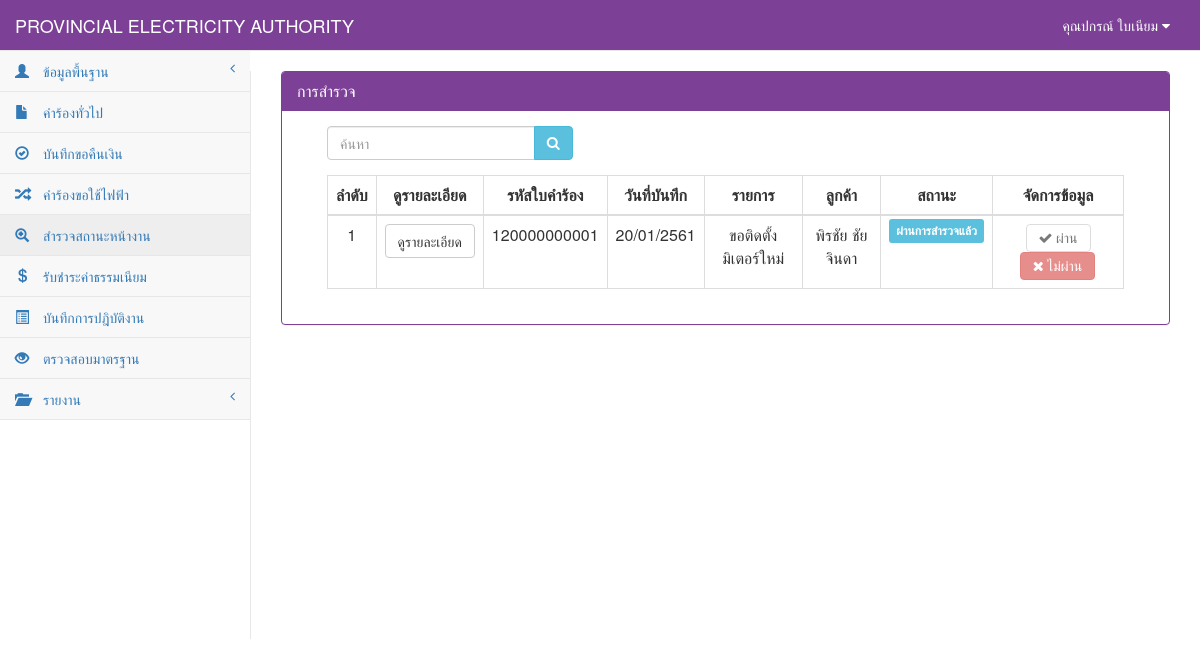
Page /StatusElectricity.php (signed in) on the earlier database version.
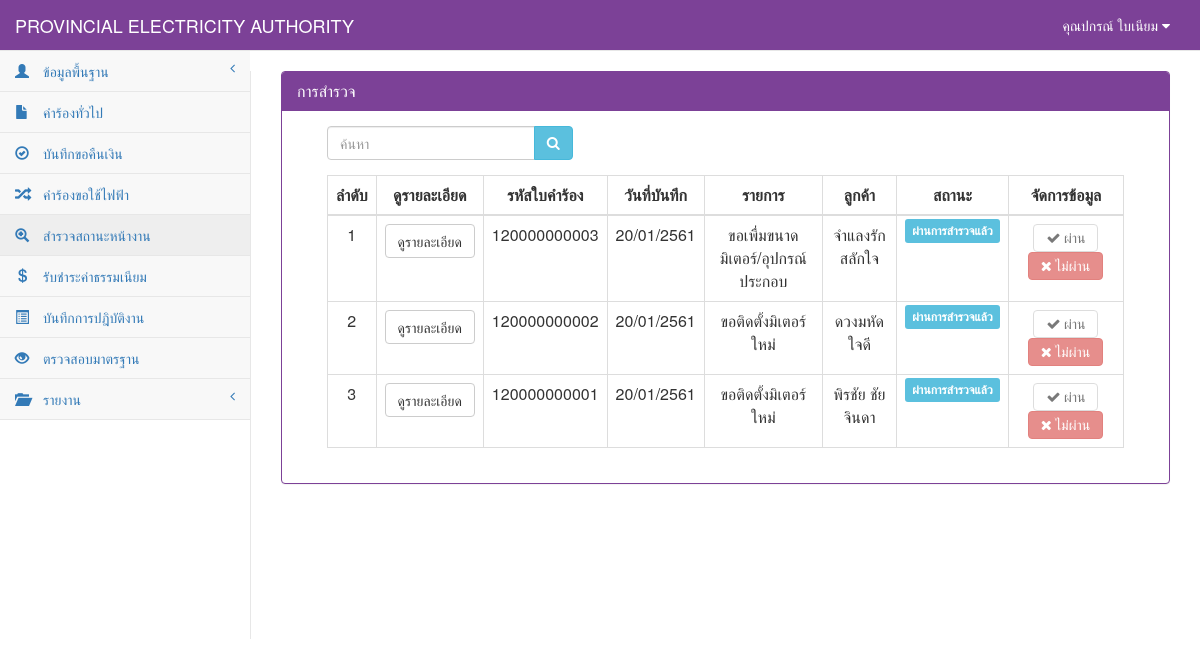
Same page on the later database version.
### tables this page shows
CREATE TABLE `tb_electricity` (
  `re_id` char(12) NOT NULL,
  `re_date` date NOT NULL,
  `re_branch` varchar(50) NOT NULL,
  `user_id` char(13) NOT NULL,
  `cus_id` char(13) NOT NULL,
  `re_place_type` int(1) NOT NULL,
  `re_place_other` varchar(50) NOT NULL,
  `re_place_name` varchar(50) NOT NULL,
  `re_place_homeid` varchar(20) NOT NULL,
  `re_place_number` varchar(20) NOT NULL,
  `re_place_village` varchar(20) NOT NULL,
  `re_place_room` varchar(10) NOT NULL,
  `re_place_floor` varchar(5) NOT NULL,
  `re_place_alley` varchar(50) NOT NULL,
  `re_place_alleyway` varchar(50) NOT NULL,
  `re_place_road` varchar(50) NOT NULL,
  `re_place_villno` varchar(2) NOT NULL,
  `re_place_district` varchar(30) NOT NULL,
  `re_place_canton` varchar(30) NOT NULL,
  `re_place_province` varchar(30) NOT NULL,
  `re_place_post` varchar(10) NOT NULL,
  `re_place_tel` char(10) NOT NULL,
  `re_place_fax` char(10) NOT NULL,
  `re_place_email` varchar(30) NOT NULL,
  `re_place_service` varchar(10) NOT NULL,
  `re_contact_place` varchar(100) NOT NULL,
  `re_contact_homeid` varchar(20) NOT NULL,
  `re_contact_number` varchar(20) NOT NULL,
  `re_contact_village` varchar(20) NOT NULL,
  `re_contact_room` varchar(10) NOT NULL,
  `re_contact_floor` varchar(5) NOT NULL,
  `re_contact_alley` varchar(50) NOT NULL,
  `re_contact_alleyway` varchar(50) NOT NULL,
  `re_contact_road` varchar(50) NOT NULL,
  `re_contact_villno` varchar(2) NOT NULL,
  `re_contact_district` varchar(30) NOT NULL,
  `re_contact_canton` varchar(30) NOT NULL,
  `re_contact_province` varchar(30) NOT NULL,
  `re_contact_post` varchar(10) NOT NULL,
  `re_contact_tel` char(10) NOT NULL,
  `re_contact_fax` char(10) NOT NULL,
  `re_contact_email` varchar(30) NOT NULL,
  `re_want_type` int(2) NOT NULL,
  `re_want_other` varchar(100) NOT NULL,
  `re_detail` varchar(100) NOT NULL,
  `re_use_type` int(1) NOT NULL,
  `re_use_other` varchar(255) NOT NULL,
  `re_dateset` date NOT NULL,
  `re_keep_type` int(1) NOT NULL,
  `re_keep_name` varchar(255) NOT NULL,
  `re_keep_homeid` varchar(20) NOT NULL,
  `re_keep_number` varchar(20) NOT NULL,
  `re_keep_village` varchar(20) NOT NULL,
  `re_keep_room` varchar(20) NOT NULL,
  `re_keep_floor` varchar(5) NOT NULL,
  `re_keep_alley` varchar(50) NOT NULL,
  `re_keep_alleyway` varchar(50) NOT NULL,
  `re_keep_road` varchar(50) NOT NULL,
  `re_keep_villno` varchar(2) NOT NULL,
  `re_keep_district` varchar(30) NOT NULL,
  `re_keep_canton` varchar(30) NOT NULL,
  `re_keep_province` varchar(30) NOT NULL,
  `re_keep_post` varchar(10) NOT NULL,
  `re_keep_tel` char(10) NOT NULL,
  `re_keep_fax` char(10) NOT NULL,
  `re_keep_email` varchar(30) NOT NULL,
  `re_picture` varchar(255) NOT NULL,
  `re_status` int(1) NOT NULL,
  `re_pay` int(1) NOT NULL,
  PRIMARY KEY  (`re_id`,`re_keep_district`)
);

CREATE TABLE `tb_customer` (
  `cus_id` char(13) NOT NULL,
  `cus_first` int(2) NOT NULL,
  `cus_name` varchar(50) NOT NULL,
  `cus_type` varchar(30) NOT NULL,
  `cus_code` char(9) NOT NULL,
  `cus_tax` char(13) NOT NULL,
  `cus_homeid` varchar(20) NOT NULL,
  `cus_number` varchar(20) NOT NULL,
  `cus_village` varchar(20) NOT NULL,
  `cus_room` varchar(10) NOT NULL,
  `cus_floor` varchar(5) NOT NULL,
  `cus_alley` varchar(50) NOT NULL,
  `cus_alleyway` varchar(50) NOT NULL,
  `cus_road` varchar(50) NOT NULL,
  `cus_vilno` varchar(2) NOT NULL,
  `cus_district` varchar(30) NOT NULL,
  `cus_canton` varchar(30) NOT NULL,
  `cus_province` varchar(30) NOT NULL,
  `cus_post` varchar(10) NOT NULL,
  `cus_tel` char(10) NOT NULL,
  `cus_fax` char(10) NOT NULL,
  `cus_email` varchar(30) NOT NULL,
  PRIMARY KEY  (`cus_id`)
);

### connect_db.php (called while the page is built, shortened)
<?php
$dbname="pea";
?>

### StatusElectricity.php (the view, shortened to what the changed rows need)
<?php
include "connect_db.php";
function getlistname($want_type, $other) {
    if ($want_type == 0) {
        $want = "ขอติดตั้งมิเตอร์ใหม่";
    } elseif ($want_type == 1) {
        $want = "ขอตัดฝากมิเตอร์โดยไม่ใช้ไฟฟ้า";
    } elseif ($want_type == 2) {
        $want = "ขอต่อกลับการใช้ไฟฟ้า";
    } elseif ($want_type == 3) {
        $want = "ขอเพื่มขนาดมิเตอร์/อุปกรณ์ประกอบ";
    } elseif ($want_type == 4) {
        $want = "ขอเปลี่ยนประเภทมิเตอร์";
    } elseif ($want_type == 5) {
        $want = "ขอหยุดซ่อมแซมเครื่องจักรประจำปี";
    } elseif ($want_type == 6) {
        $want = "ขอใช้ไฟฟ้าชั่วคราวแบบเหมาจ่าย";
    } elseif ($want_type == 7) {
        $want = "ขอติดตั้งไฟฟ้าชั่วคราว";
    } elseif ($want_type == 8) {
        $want = "ขอตัดฝากมิเตอร์ใช้เพื่อแสงสว่างไม่ลด CT";
    } elseif ($want_type == 9) {
        $want = "ขอยกเลิกเลิกการใช้ไฟฟ้า";
    } elseif ($want_type == 10) {
        $want = "ชอลดขนาดมิเตอร์/อุปกรณ์ประกอบ";
    } elseif ($want_type == 11) {
        $want = "ขอใช้ไฟฟ้าสาธารณะ";
    } elseif ($want_type == 12) {
        $want = "ขอตัดมิเตอร์ใช้เพื่อแสงสว่างลด CT";
    } elseif ($want_type == 13) {
        $want = "ขอย้ายจุดติดตั้งมิเตอร์/อุปกรณ์ประกอบ";
    } elseif ($want_type == 14) {
        $want = "ขอเปลี่ยนมิเตอร์กรณีชำรุด";
    } elseif ($want_type == 15) {
        $want = "ขอใช้ไฟฟ้าตู้โทรศัพท์ต่อตรง";
    } elseif ($want_type == 16) {
        $want = $other;
    }
    return $want;
}
function Dateim($mydate) {
    $d = split("-", $mydate);
    $mydate = $d[2] . "/" . $d[1] . "/" . ($d[0] + 543);
    return "$mydate";
}
?>
<!DOCTYPE html>
<html>
    <head>
        <link href="vendor/bootstrap/css/bootstrap.css" rel="stylesheet">
        <link href="vendor/metisMenu/metisMenu.css" rel="stylesheet">
        <link href="dist/css/sb-admin-2.css" rel="stylesheet">
        <link href="vendor/font-awesome/css/font-awesome.css" rel="stylesheet" type="text/css">
    </head>
    <body>
        <div id="page-wrapper">
            <div class="panel panel-primary">
                <div class="panel-heading">
                    <h2 class="panel-title">การสำรวจ</h2>
                </div>
                <div class="panel-body">
                    <div class="col-sm-12">
                        <div class="col-sm-12">
                            <div class="table-responsive">
                                <table width="100%" class="table table-bordered table-hover">
                                    <thead>
                                        <tr>
                                            <th class=" text-center" >ลำดับ</th>
                                            <th class=" text-center">ดูรายละเอียด</th>
                                            <th class=" text-center" >รหัสใบคำร้อง</th>
                                            <th class=" text-center" >วันที่บันทึก</th>
                                            <th class=" text-center" >รายการ</th>
                                            <th class=" text-center" >ลูกค้า</th>
                                            <th class=" text-center" >สถานะ</th>
                                            <th class=" text-center">จัดการข้อมูล</th>
                                        </tr>
                                    </thead>
                                    <tbody>
                                        <?php
                                        $stop = array("1","5","6","7","8","9","14");
                                        $page = 0;
                                        $sql = "select * from tb_electricity where re_id like '%" . $_POST[search] . "%'  order by re_id desc";
                                        $result = mysql_db_query($dbname, $sql);
                                        if (mysql_num_rows($result) > 0) {
                                            while ($array = mysql_fetch_array($result)) {
                                                $sqlcus = "select * from tb_customer where cus_id='" . $array[cus_id] . "'";
                                                $resultcus = mysql_db_query($dbname, $sqlcus);
                                                $arraycus = mysql_fetch_array($resultcus);
                                                if ($array[re_status] == "9") {
                                                    $status = "ไม่ผ่านการสำรวจ";
                                                    $label = "danger";
                                                } elseif ($array[re_status] == "0") {
                                                    $status = "ไม่ผ่านการสำรวจ";
                                                    $label = "danger";
                                                } else {
                                                    $status = "ผ่านการสำรวจแล้ว";
                                                    $label = "info";
                                                }
                                                $wanttype = getlistname($array[re_want_type], $array[re_place_other]);
                                                if(!in_array($array['re_want_type'],$stop)){
                                                    $page++;
                                                ?>
                                                <tr>
                                                    <td class="text-center"><?= $page ?></td>
                                                    <td><a class="btn btn-default" href="StatusElectricity_view.php?id=<?= $array[re_id] ?>">ดูรายละเอียด</a></td>
                                                    <td class=" text-center"><?= $array[re_id] ?></td>
                                                    <td class=" text-center"><?= Dateim($array[re_date]); ?></td>
                                                    <td class=" text-center"><?= $wanttype ?></td>
                                                    <td class="text-center"><?= $arraycus[cus_name] ?></td>
                                                    <td class="text-center"><span class="label label-<?= $label ?>"><?= $status ?></span></td>
                                                    <td>
                                                        <div class="btn-group" align="center">
                                                            <?php if($array['re_status'] == "0" or $array['re_status'] == "9"){?>
                                                            <center>
                                                                <a class="btn btn-default" href="StatusElectricity_detail.php?id=<?= $array[re_id] ?>"><i class="fa fa-check"> ผ่าน</i></a>
                                                                <a class="btn btn-danger" href="StatusElectricity_nopass.php?id=<?= $array[re_id] ?>"><i class="fa fa-times"> ไม่ผ่าน</i></a>
                                                            </center>
                                                            <?php }else{?>
                                                             <center>
                                                                <a class="btn btn-default disabled" ><i class="fa fa-check"> ผ่าน</i></a>
                                                                <a class="btn btn-danger disabled" ><i class="fa fa-times"> ไม่ผ่าน</i></a>
                                                            </center>
                                                            <?php }?>
                                                        </div>
                                                    </td>
                                                </tr>
                                                <?php
                                            }
                                            }
                                        } else {
                                            ?>
                                            <tr><td colspan="7" align="center">ไม่พบข้อมูล</td></tr>
                                            <?php
                                        }
                                        ?>
                                    </tbody>
                                </table>
                            </div>
                        </div>
                    </div>
                </div>
            </div>
        </div>
    </body>
</html>

Differences in the rows shown:
added tb_electricity: array "120000000003", array "20/01/2561", wanttype "ขอเพื่มขนาดมิเตอร์/อุปกรณ์ประกอบ", cus.cus_name "จำแลงรัก สลักใจ", status "ผ่านการสำรวจแล้ว"
added tb_electricity: array "120000000002", array "20/01/2561", wanttype "ขอติดตั้งมิเตอร์ใหม่", cus.cus_name "ดวงมหัด ใจดี", status "ผ่านการสำรวจแล้ว"
